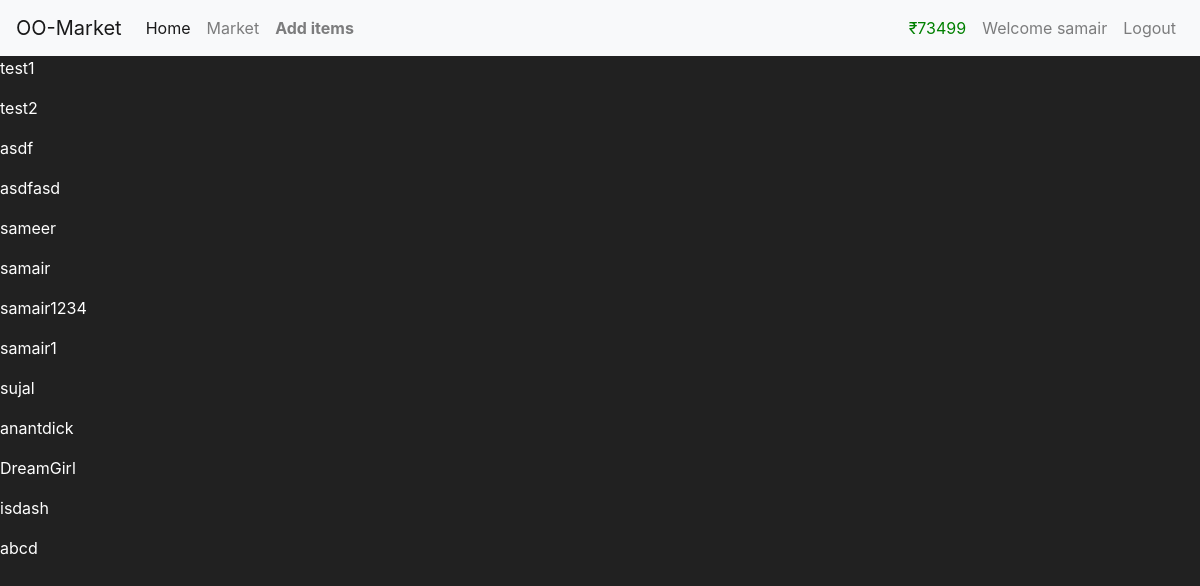
The app's page /users (signed in) with its own data.
### tables this page shows
CREATE TABLE users(
        id integer primary key autoincrement,
        username varchar(30) not null unique,
        email varchar(100) not null unique,
        password_hash varchar(60) not null,
        budget int not null default 50,
        phone varchar(10) default null,
        ipaddress varchar(50000) default null
        );

### app.py (the view)
@app.route("/users")
def user():
    db=get_conn()
    cursor=db.cursor()
    cursor.execute('''
    select * from users
    ''')
    users=cursor.fetchall()
    return render_template("list_users.html",users=users)

### app.py (called while the page is built)
def get_conn():
    conn=sqlite3.connect("database.db")
    conn.row_factory=sqlite3.Row
    return conn

### templates/list_users.html
{%extends "parent.html"%}
{%block content%}
{%for user in users%}
<p>{{user["username"]}}</p>
{%endfor%}
{%endblock%}

### templates/parent.html (shortened to what this page needs)
<!doctype html>
<html lang="en">
  <head>
    <link rel="stylesheet" href="https://cdn.jsdelivr.net/npm/bootstrap@4.4.1/dist/css/bootstrap.min.css">
  </head>
  <body>
    <nav class="navbar navbar-expand-lg navbar-light bg-light">
        <a class="navbar-brand" href="#">OO-Market</a>
        <div class="collapse navbar-collapse" id="navbarNav">
          <ul class="navbar-nav">
            <li class="nav-item active">
              <a class="nav-link" href="{{url_for('main')}}">Home <span class="sr-only">(current)</span></a>
            </li>
            <li class="nav-item">
              <a class="nav-link" href="{{url_for('market')}}">Market</a>
            </li>
            {%if 'user' in session %}
            <li class="nav-item">
                <a class="nav-link username" href="/add"  ><strong> Add items</strong> </a>
              </li>
            {%endif %}
            </ul>
            <ul class="navbar-nav ml-auto">
            {%if 'user' in session %}
            <li class="nav-item" >
              <a class="nav-link" style="color:green">₹{{session["budget"]}}</a>
            </li>
            <li class="nav-item">
                <a class="nav-link username"  >Welcome {{session["user"]}}</a>
              </li>
            {%endif %}
            {%if 'user' in session %}
            <li class="nav-item">
              <a class="nav-link logout-link" href="{{url_for('logout')}}">Logout</a>
            </li>
            {%endif %}
          </ul>
        </div>
      </nav>
      {%block content%}
      {%endblock%}
  </body>
</html>

### templates/parent.html (style rules this page uses)
body { background-color: #212121; color:white }

### records on screen
users: user "samair", username "samair"
users: username "test1"
users: username "test2"
users: username "asdf"
users: username "asdfasd"
users: username "sameer"
users: username "samair1234"
users: username "samair1"
users: username "sujal"
users: username "anantdick"
users: username "DreamGirl"
users: username "isdash"
users: username "abcd"

### other values on screen
{{ session["budget"] }} "73499"
